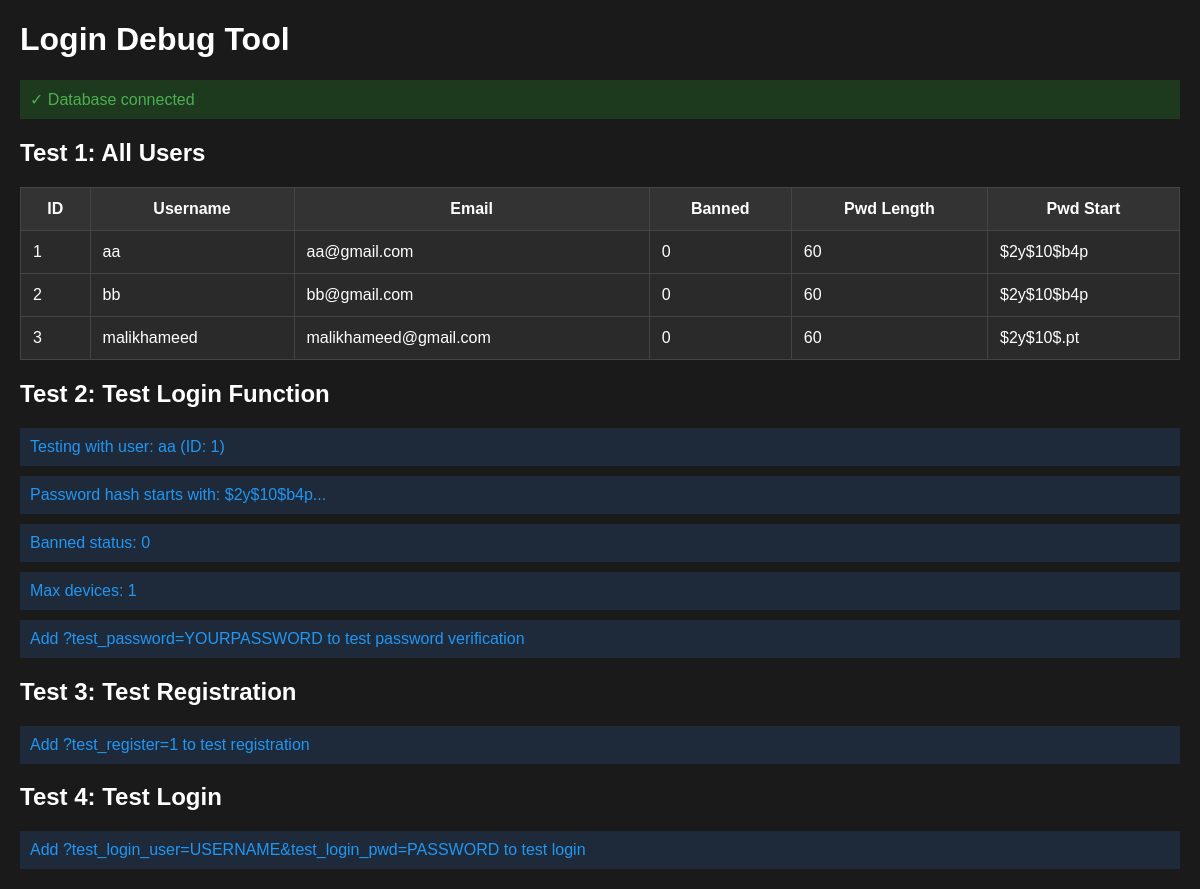
Screenshot of /test_login_debug.php with the database file from the repository.
### tables this page shows
CREATE TABLE `users` (
  `id` int(11) NOT NULL AUTO_INCREMENT,
  `username` varchar(50) NOT NULL,
  `email` varchar(100) NOT NULL,
  `password` varchar(255) NOT NULL,
  `full_name` varchar(100) DEFAULT NULL,
  `avatar` varchar(255) DEFAULT 'default-avatar.png',
  `subscription_type` enum('free','premium') DEFAULT 'free',
  `created_at` timestamp NOT NULL DEFAULT current_timestamp(),
  `updated_at` timestamp NOT NULL DEFAULT current_timestamp() ON UPDATE current_timestamp(),
  `subscription_expires_at` datetime DEFAULT NULL,
  `subscription_started_at` datetime DEFAULT NULL,
  `banned` tinyint(1) NOT NULL DEFAULT 0,
  `max_devices` int(11) DEFAULT 2,
  PRIMARY KEY (`id`),
  UNIQUE KEY `username` (`username`),
  UNIQUE KEY `email` (`email`)
);

### test_login_debug.php (the view, shortened to what this page needs)
<?php
function getDBConnection() {
    $conn = new mysqli(DB_HOST, DB_USER, DB_PASS, DB_NAME);
    return $conn;
}
echo "<!DOCTYPE html><html><head><title>Login Debug</title>";
echo "<style>body{font-family:Arial;margin:20px;background:#1a1a1a;color:#fff;}";
echo ".success{color:#4CAF50;padding:10px;background:#1e3a1e;margin:10px 0;}";
echo ".error{color:#f44336;padding:10px;background:#3a1e1e;margin:10px 0;}";
echo ".info{color:#2196F3;padding:10px;background:#1e2a3a;margin:10px 0;}";
echo "table{border-collapse:collapse;width:100%;margin:20px 0;background:#2a2a2a;}";
echo "th,td{border:1px solid #444;padding:12px;}";
echo "th{background:#333;}</style></head><body>";
echo "<h1>Login Debug Tool</h1>";
try {
    $conn = getDBConnection();
    echo "<div class='success'>✓ Database connected</div>";
    echo "<h2>Test 1: All Users</h2>";
    $result = $conn->query("SELECT id, username, email, banned, max_devices,
                           LENGTH(password) as pwd_len,
                           LEFT(password, 10) as pwd_start
                           FROM users");
    if ($result && $result->num_rows > 0) {
        echo "<table><tr><th>ID</th><th>Username</th><th>Email</th><th>Banned</th><th>Pwd Length</th><th>Pwd Start</th></tr>";
        while ($row = $result->fetch_assoc()) {
            echo "<tr><td>{$row['id']}</td><td>{$row['username']}</td><td>{$row['email']}</td>";
            echo "<td>{$row['banned']}</td><td>{$row['pwd_len']}</td><td>{$row['pwd_start']}</td></tr>";
        }
        echo "</table>";
    }
    echo "<h2>Test 2: Test Login Function</h2>";
    $test_user = $conn->query("SELECT * FROM users LIMIT 1")->fetch_assoc();
    if ($test_user) {
        echo "<div class='info'>Testing with user: {$test_user['username']} (ID: {$test_user['id']})</div>";
        echo "<div class='info'>Password hash starts with: " . substr($test_user['password'], 0, 10) . "...</div>";
        echo "<div class='info'>Banned status: " . ($test_user['banned'] ?? 'NULL') . "</div>";
        echo "<div class='info'>Max devices: " . ($test_user['max_devices'] ?? 'NULL') . "</div>";
        if (isset($_GET['test_password'])) {
            $test_pwd = $_GET['test_password'];
            $verified = password_verify($test_pwd, $test_user['password']);
            if ($verified) {
                echo "<div class='success'>✓ Password verification SUCCESSFUL!</div>";
            } else {
                echo "<div class='error'>✗ Password verification FAILED</div>";
            }
        } else {
            echo "<div class='info'>Add ?test_password=YOURPASSWORD to test password verification</div>";
        }
    }
    echo "<h2>Test 3: Test Registration</h2>";
    if (isset($_GET['test_register'])) {
        require_once __DIR__ . '/includes/auth.php';
        $test_username = 'test_' . time();
        $test_email = 'test_' . time() . '@test.com';
        $test_password = 'test123456';
        echo "<div class='info'>Attempting to register: {$test_username}</div>";
        $result = registerUser($test_username, $test_email, $test_password, 'Test User');
        if ($result) {
            echo "<div class='success'>✓ Registration SUCCESSFUL!</div>";
            $conn->query("DELETE FROM users WHERE username = '$test_username'");
            echo "<div class='info'>Test user deleted</div>";
        } else {
            echo "<div class='error'>✗ Registration FAILED</div>";
            echo "<div class='error'>Error: " . $conn->error . "</div>";
        }
    } else {
        echo "<div class='info'>Add ?test_register=1 to test registration</div>";
    }
    echo "<h2>Test 4: Test Login</h2>";
    if (isset($_GET['test_login_user']) && isset($_GET['test_login_pwd'])) {
        require_once __DIR__ . '/includes/auth.php';
        $test_user = $_GET['test_login_user'];
        $test_pwd = $_GET['test_login_pwd'];
        echo "<div class='info'>Attempting to login: {$test_user}</div>";
        $result = loginUser($test_user, $test_pwd, 'Test Device');
        if ($result === true) {
            echo "<div class='success'>✓ Login SUCCESSFUL!</div>";
        } elseif ($result === 'banned') {
            echo "<div class='error'>✗ User is BANNED</div>";
        } elseif ($result === 'device_limit') {
            echo "<div class='error'>✗ Device limit reached</div>";
        } else {
            echo "<div class='error'>✗ Login FAILED</div>";
        }
    } else {
        echo "<div class='info'>Add ?test_login_user=USERNAME&test_login_pwd=PASSWORD to test login</div>";
    }
} catch (Exception $e) {
    echo "<div class='error'>Error: " . $e->getMessage() . "</div>";
}
echo "</body></html>";
?>

### rows the page displays
users: id "1", username "aa", email "aa@gmail.com", banned "0", pwd_len "60", pwd_start "$2y$10$b4p", password "$2y$10$b4p", max_devices "1"
users: id "2", username "bb", email "bb@gmail.com", banned "0", pwd_len "60", pwd_start "$2y$10$b4p"
users: id "3", username "malikhameed", email "malikhameed@gmail.com", banned "0", pwd_len "60", pwd_start "$2y$10$.pt"
